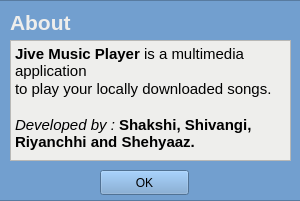
<?xml version="1.0" encoding="UTF-8"?>
<ui version="4.0">
 <class>aboutWindow</class>
 <widget class="QMainWindow" name="aboutWindow">
  <property name="windowModality">
   <enum>Qt::ApplicationModal</enum>
  </property>
  <property name="geometry">
   <rect>
    <x>0</x>
    <y>0</y>
    <width>300</width>
    <height>201</height>
   </rect>
  </property>
  <property name="windowTitle">
   <string>About</string>
  </property>
  <property name="windowIcon">
   <iconset>
    <normaloff>../../resources/images/about.png</normaloff>../../resources/images/about.png</iconset>
  </property>
  <widget class="QWidget" name="centralwidget">
   <widget class="QWidget" name="verticalLayoutWidget">
    <property name="geometry">
     <rect>
      <x>-10</x>
      <y>0</y>
      <width>311</width>
      <height>201</height>
     </rect>
    </property>
    <layout class="QVBoxLayout" name="verticalLayout">
     <item>
      <widget class="QFrame" name="frame">
       <property name="styleSheet">
        <string notr="true">background-color: rgb(114, 159, 207);</string>
       </property>
       <property name="frameShape">
        <enum>QFrame::StyledPanel</enum>
       </property>
       <property name="frameShadow">
        <enum>QFrame::Raised</enum>
       </property>
       <widget class="QLabel" name="label">
        <property name="geometry">
         <rect>
          <x>20</x>
          <y>10</y>
          <width>81</width>
          <height>31</height>
         </rect>
        </property>
        <property name="styleSheet">
         <string notr="true">color:rgb(238, 238, 236);
font: 57 18pt &quot;Ubuntu&quot;;</string>
        </property>
        <property name="text">
         <string>&lt;html&gt;&lt;head/&gt;&lt;body&gt;&lt;p&gt;&lt;span style=&quot; font-size:16pt; font-weight:600;&quot;&gt;About&lt;/span&gt;&lt;/p&gt;&lt;/body&gt;&lt;/html&gt;</string>
        </property>
        <property name="alignment">
         <set>Qt::AlignLeading|Qt::AlignLeft|Qt::AlignTop</set>
        </property>
       </widget>
       <widget class="QTextEdit" name="textEdit">
        <property name="geometry">
         <rect>
          <x>20</x>
          <y>40</y>
          <width>281</width>
          <height>121</height>
         </rect>
        </property>
        <property name="styleSheet">
         <string notr="true">background-color:rgb(238, 238, 236);</string>
        </property>
        <property name="readOnly">
         <bool>true</bool>
        </property>
        <property name="html">
         <string>&lt;!DOCTYPE HTML PUBLIC &quot;-//W3C//DTD HTML 4.0//EN&quot; &quot;http://www.w3.org/TR/REC-html40/strict.dtd&quot;&gt;
&lt;html&gt;&lt;head&gt;&lt;meta name=&quot;qrichtext&quot; content=&quot;1&quot; /&gt;&lt;style type=&quot;text/css&quot;&gt;
p, li { white-space: pre-wrap; }
&lt;/style&gt;&lt;/head&gt;&lt;body style=&quot; font-family:'Ubuntu'; font-size:11pt; font-weight:400; font-style:normal;&quot;&gt;
&lt;p style=&quot; margin-top:0px; margin-bottom:0px; margin-left:0px; margin-right:0px; -qt-block-indent:0; text-indent:0px;&quot;&gt;&lt;span style=&quot; font-weight:600;&quot;&gt;Jive Music Player &lt;/span&gt;is a multimedia application &lt;/p&gt;
&lt;p style=&quot; margin-top:0px; margin-bottom:0px; margin-left:0px; margin-right:0px; -qt-block-indent:0; text-indent:0px;&quot;&gt;to play your locally downloaded songs.&lt;/p&gt;
&lt;p style=&quot;-qt-paragraph-type:empty; margin-top:0px; margin-bottom:0px; margin-left:0px; margin-right:0px; -qt-block-indent:0; text-indent:0px;&quot;&gt;&lt;br /&gt;&lt;/p&gt;
&lt;p style=&quot; margin-top:0px; margin-bottom:0px; margin-left:0px; margin-right:0px; -qt-block-indent:0; text-indent:0px;&quot;&gt;&lt;span style=&quot; font-style:italic;&quot;&gt;Developed by :&lt;/span&gt;&lt;span style=&quot; font-weight:600;&quot;&gt; Shakshi, Shivangi, Riyanchhi and Shehyaaz.&lt;/span&gt;&lt;/p&gt;&lt;/body&gt;&lt;/html&gt;</string>
        </property>
       </widget>
       <widget class="QPushButton" name="pushButton">
        <property name="geometry">
         <rect>
          <x>110</x>
          <y>170</y>
          <width>89</width>
          <height>25</height>
         </rect>
        </property>
        <property name="text">
         <string>OK</string>
        </property>
       </widget>
      </widget>
     </item>
    </layout>
   </widget>
  </widget>
 </widget>
 <resources/>
 <connections/>
</ui>
